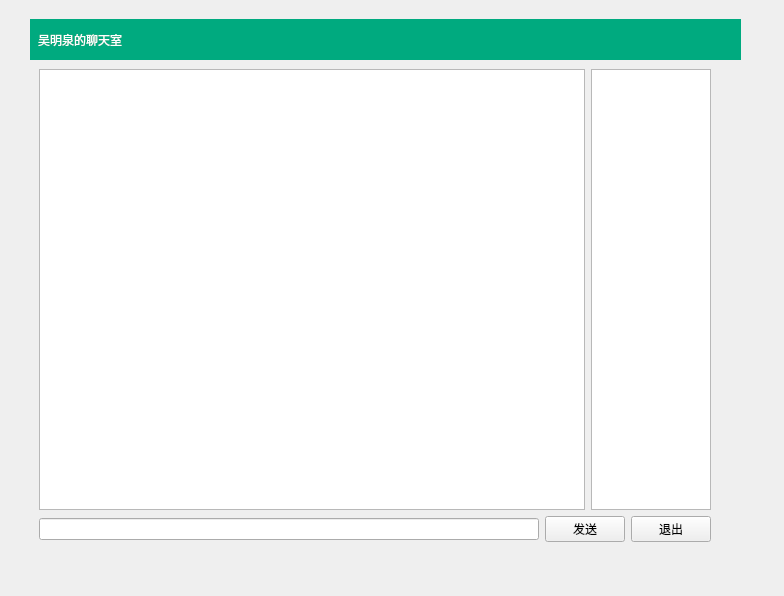
<?xml version="1.0" encoding="UTF-8"?>
<ui version="4.0">
 <class>MainWindow</class>
 <widget class="QMainWindow" name="MainWindow">
  <property name="geometry">
   <rect>
    <x>0</x>
    <y>0</y>
    <width>784</width>
    <height>596</height>
   </rect>
  </property>
  <property name="windowTitle">
   <string>聊天室客户端</string>
  </property>
  <property name="styleSheet">
   <string notr="true">#titleLabel{
background white;
font-size 20px;
border:none;
border-botton:1px sollid black;
padding:5px;
font:24pt&quot;黑体&quot;;
color:rgb(255,255,255);
background-color:rgba(0,170,127,255);
}

#mainFrame{
border:none;
background:white;
}

#loginFrame{
background:qlineargradient(x1:0,y1:0,x2:0,y2:1,stop:0#ddf,stop:1#aaf);
border:1px solid gray;
padding:10px;
boeder-radius:25px;
}</string>
  </property>
  <widget class="QWidget" name="centralwidget">
   <widget class="QLabel" name="titleLabel">
    <property name="geometry">
     <rect>
      <x>30</x>
      <y>19</y>
      <width>711</width>
      <height>41</height>
     </rect>
    </property>
    <property name="text">
     <string>吴明泉的聊天室</string>
    </property>
   </widget>
   <widget class="QStackedWidget" name="stackedWidget">
    <property name="geometry">
     <rect>
      <x>30</x>
      <y>60</y>
      <width>690</width>
      <height>491</height>
     </rect>
    </property>
    <property name="currentIndex">
     <number>1</number>
    </property>
    <widget class="QWidget" name="loginPage">
     <layout class="QGridLayout" name="gridLayout">
      <item row="0" column="1">
       <spacer name="verticalSpacer_2">
        <property name="orientation">
         <enum>Qt::Orientation::Vertical</enum>
        </property>
        <property name="sizeHint" stdset="0">
         <size>
          <width>20</width>
          <height>160</height>
         </size>
        </property>
       </spacer>
      </item>
      <item row="1" column="0">
       <spacer name="horizontalSpacer_2">
        <property name="orientation">
         <enum>Qt::Orientation::Horizontal</enum>
        </property>
        <property name="sizeHint" stdset="0">
         <size>
          <width>211</width>
          <height>20</height>
         </size>
        </property>
       </spacer>
      </item>
      <item row="1" column="1">
       <widget class="QFrame" name="loginFrame">
        <property name="styleSheet">
         <string notr="true"/>
        </property>
        <property name="frameShape">
         <enum>QFrame::Shape::StyledPanel</enum>
        </property>
        <property name="frameShadow">
         <enum>QFrame::Shadow::Raised</enum>
        </property>
        <layout class="QGridLayout" name="gridLayout_2">
         <item row="0" column="0" colspan="2">
          <layout class="QFormLayout" name="formLayout">
           <item row="0" column="0">
            <widget class="QLabel" name="label_2">
             <property name="text">
              <string>服务地址:</string>
             </property>
            </widget>
           </item>
           <item row="0" column="1">
            <widget class="QLineEdit" name="serverEdit">
             <property name="text">
              <string>127.0.0.1</string>
             </property>
            </widget>
           </item>
           <item row="1" column="0">
            <widget class="QLabel" name="label_3">
             <property name="text">
              <string>昵称:</string>
             </property>
            </widget>
           </item>
           <item row="1" column="1">
            <widget class="QLineEdit" name="usernameEdit">
             <property name="text">
              <string>wu</string>
             </property>
            </widget>
           </item>
          </layout>
         </item>
         <item row="1" column="1">
          <spacer name="verticalSpacer">
           <property name="orientation">
            <enum>Qt::Orientation::Vertical</enum>
           </property>
           <property name="sizeType">
            <enum>QSizePolicy::Policy::Fixed</enum>
           </property>
           <property name="sizeHint" stdset="0">
            <size>
             <width>20</width>
             <height>10</height>
            </size>
           </property>
          </spacer>
         </item>
         <item row="2" column="0" colspan="2">
          <widget class="QPushButton" name="loginButton">
           <property name="text">
            <string>登录聊天室</string>
           </property>
          </widget>
         </item>
        </layout>
       </widget>
      </item>
      <item row="1" column="2">
       <spacer name="horizontalSpacer">
        <property name="orientation">
         <enum>Qt::Orientation::Horizontal</enum>
        </property>
        <property name="sizeHint" stdset="0">
         <size>
          <width>211</width>
          <height>20</height>
         </size>
        </property>
       </spacer>
      </item>
      <item row="2" column="1">
       <spacer name="verticalSpacer_3">
        <property name="orientation">
         <enum>Qt::Orientation::Vertical</enum>
        </property>
        <property name="sizeHint" stdset="0">
         <size>
          <width>20</width>
          <height>160</height>
         </size>
        </property>
       </spacer>
      </item>
     </layout>
    </widget>
    <widget class="QWidget" name="chatPage">
     <layout class="QVBoxLayout" name="verticalLayout_2">
      <item>
       <layout class="QHBoxLayout" name="horizontalLayout">
        <item>
         <widget class="QTextEdit" name="roomTextEdit"/>
        </item>
        <item>
         <widget class="QListWidget" name="userListWidget">
          <property name="maximumSize">
           <size>
            <width>120</width>
            <height>16777215</height>
           </size>
          </property>
         </widget>
        </item>
       </layout>
      </item>
      <item>
       <layout class="QHBoxLayout" name="horizontalLayout_2">
        <item>
         <widget class="QLineEdit" name="sayLineEdit"/>
        </item>
        <item>
         <widget class="QPushButton" name="sayButton">
          <property name="text">
           <string>发送</string>
          </property>
         </widget>
        </item>
        <item>
         <widget class="QPushButton" name="logoutButton">
          <property name="text">
           <string>退出</string>
          </property>
         </widget>
        </item>
       </layout>
      </item>
     </layout>
    </widget>
   </widget>
  </widget>
 </widget>
 <resources/>
 <connections/>
</ui>
